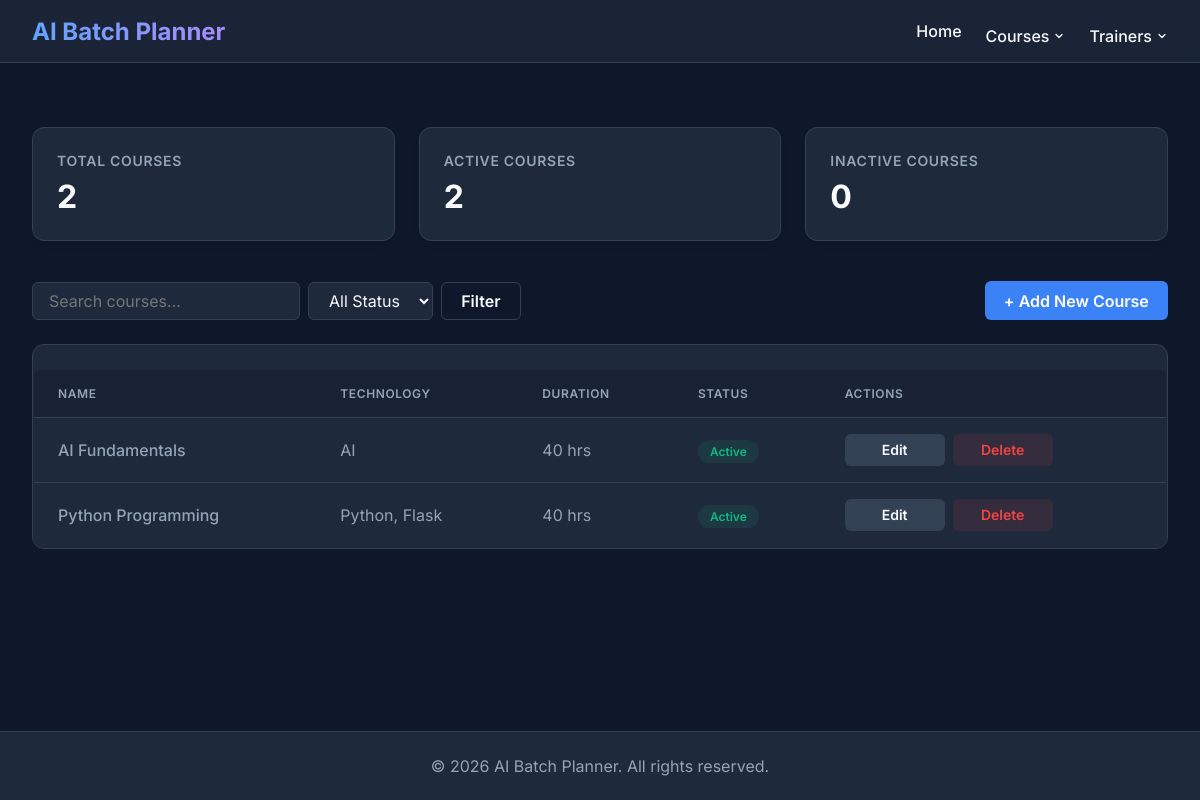
Page /courses/ on the committed database.
### tables this page shows
CREATE TABLE Course (
    id INTEGER PRIMARY KEY AUTOINCREMENT,

    course_name TEXT NOT NULL UNIQUE,

    technology_stack TEXT NOT NULL,

    duration_hours INTEGER NOT NULL
        CHECK(duration_hours > 0),

    description TEXT,

    status TEXT NOT NULL DEFAULT 'Active'
        CHECK(status IN ('Active', 'Inactive')),

    created_at DATETIME NOT NULL DEFAULT CURRENT_TIMESTAMP,

    updated_at DATETIME NOT NULL DEFAULT CURRENT_TIMESTAMP,

    created_by TEXT,

    updated_by TEXT
);

### routes/course_routes.py (the view)
@course_bp.route('/')
def list_courses():
    keyword = request.args.get('keyword', '').strip()
    status = request.args.get('status', '').strip()
    if keyword or status:
        courses = course_service.filter_courses(status=status, keyword=keyword)
    else:
        courses = course_service.get_all_courses()
    stats = course_service.get_statistics()
    return render_template('courses.html', courses=courses, stats=stats)

### models/course.py (called while the page is built)
    def get_connection(self):
        conn = sqlite3.connect(DB_PATH)
        conn.row_factory = sqlite3.Row
        return conn

    def get_all_courses(self):
        conn = self.get_connection()
        rows = conn.execute("SELECT * FROM Course ORDER BY course_name ASC").fetchall()
        conn.close()
        return [dict(r) for r in rows]

    def get_statistics(self):
        conn=self.get_connection()
        cur=conn.cursor()
        stats={
            "total_courses":cur.execute("SELECT COUNT(*) FROM Course").fetchone()[0],
            "active_courses":cur.execute("SELECT COUNT(*) FROM Course WHERE status='Active'").fetchone()[0],
            "inactive_courses":cur.execute("SELECT COUNT(*) FROM Course WHERE status='Inactive'").fetchone()[0],
            "average_duration":cur.execute("SELECT AVG(duration_hours) FROM Course").fetchone()[0]
        }
        conn.close()
        return stats

### services/course_service.py (called while the page is built)
    def get_all_courses(self):
        return self.course_model.get_all_courses()

    def get_statistics(self):
        return self.course_model.get_statistics()

### templates/courses.html (shortened to what this page needs)
{% extends 'base.html' %}
{% block content %}
<div class="stats-grid">
    <div class="stat-card">
        <div class="stat-title">Total Courses</div>
        <div class="stat-value">{{ stats.total_courses }}</div>
    </div>
    <div class="stat-card">
        <div class="stat-title">Active Courses</div>
        <div class="stat-value">{{ stats.active_courses }}</div>
    </div>
    <div class="stat-card">
        <div class="stat-title">Inactive Courses</div>
        <div class="stat-value">{{ stats.inactive_courses }}</div>
    </div>
</div>
<div class="toolbar">
    <form class="search-form" action="{{ url_for('course_bp.list_courses') }}" method="GET">
        <input type="text" name="keyword" class="input-control" placeholder="Search courses..." value="{{ request.args.get('keyword', '') }}">
        <select name="status" class="input-control">
            <option value="">All Status</option>
        </select>
        <button type="submit" class="btn btn-outline">Filter</button>
    </form>
    <a href="{{ url_for('course_bp.create_course') }}" class="btn btn-primary">+ Add New Course</a>
</div>
<div class="table-container">
    <table class="data-table" id="coursesTable">
        <thead>
            <tr>
                <th>Name</th>
                <th>Technology</th>
                <th>Duration</th>
                <th>Status</th>
                <th>Actions</th>
            </tr>
        </thead>
        <tbody>
            {% for course in courses %}
            <tr class="course-row" data-status="{{ course.status }}">
                <td style="font-weight: 500; white-space: nowrap;">{{ course.course_name }}</td>
                <td>{{ course.technology_stack }}</td>
                <td>{{ course.duration_hours }} hrs</td>
                <td>
                    <span class="status-badge {% if course.status == 'Active' %}status-active{% else %}status-inactive{% endif %}">
                        {{ course.status }}
                    </span>
                </td>
                <td>
                    <div class="actions-group">
                        <a href="{{ url_for('course_bp.edit_course', course_id=course.id) }}" class="btn btn-secondary">Edit</a>
                        <form action="{{ url_for('course_bp.delete_course', course_id=course.id) }}" method="POST" class="delete-form">
                            <button type="submit" class="btn btn-danger">Delete</button>
                        </form>
                    </div>
                </td>
            </tr>
            {% else %}
            <tr>
                <td colspan="5" style="text-align: center; color: var(--text-muted); padding: 3rem;">
                    No courses found. Try adjusting your search filters.
                </td>
            </tr>
            {% endfor %}
        </tbody>
    </table>
</div>
{% endblock %}

### templates/base.html (style rules this page uses)
:root { --bg-color: #0f172a; --surface-color: #1e293b; --surface-hover: #334155; --primary: #3b82f6; --primary-hover: #2563eb; --text-main: #f8fafc; --text-muted: #94a3b8; --danger: #ef4444; --success: #10b981; --border: #334155; }
body { margin: 0; font-family: 'Inter', sans-serif; background-color: var(--bg-color); color: var(--text-main); display: flex; flex-direction: column; min-height: 100vh; }
form { display: flex; flex-direction: column; gap: 12px; max-width: 500px; }
input, select, textarea { padding: 10px 14px; background-color: var(--surface-color); border: 1px solid var(--border); border-radius: 8px; color: var(--text-main); font-size: 1rem; transition: border-color 0.2s; }
button { padding: 10px 15px; background-color: var(--primary); color: white; border: none; border-radius: 8px; cursor: pointer; font-size: 1rem; font-weight: 600; transition: background-color 0.2s; margin-top: 10px; }
.btn { display: inline-flex !important; align-items: center !important; justify-content: center !important; box-sizing: border-box !important; vertical-align: middle !important; }
.search-form { display: flex !important; align-items: center !important; gap: 0.5rem !important; }
.search-form .input-control, .search-form select, .search-form input, .search-form button, .search-form .btn { margin: 0 !important; box-sizing: border-box !important; vertical-align: middle !important; }
table { width: 100%; border-collapse: collapse; margin-top: 1.5rem; background-color: var(--surface-color); border-radius: 8px; overflow: hidden; border: 1px solid var(--border); }
th, td { text-align: left; padding: 14px; border-bottom: 1px solid var(--border); }
th { background-color: rgba(30, 41, 59, 0.5); color: var(--text-main); font-weight: 600; }
td { color: var(--text-muted); }
tr:last-child td { border-bottom: none; }
a { color: var(--primary); text-decoration: none; font-weight: 500; transition: color 0.2s; }

### rows in the picture
Course: course_name "AI Fundamentals", technology_stack "AI", duration_hours "40", status "Active"
Course: course_name "Python Programming", technology_stack "Python, Flask", duration_hours "40", status "Active"

### other values in the picture
{{ stats.total_courses }} "2"
{{ stats.active_courses }} "2"
{{ stats.inactive_courses }} "0"
